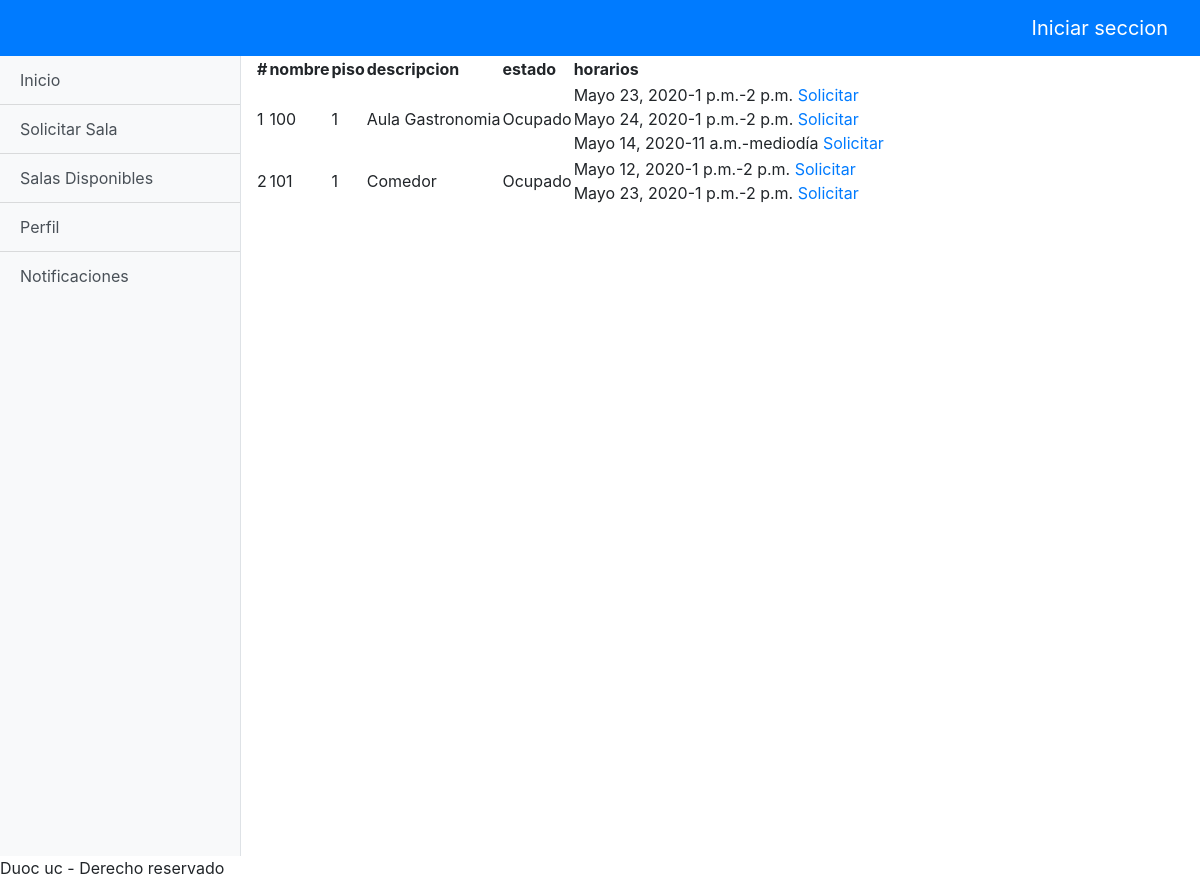
The page /salas/listadoSalas on the database its author committed.
### MantenedorSalas/models.py (models this page shows, shortened)
class Sala(models.Model):
    nombre_sala = models.CharField(max_length=30)
    piso_sala = models.IntegerField()
    descripcion_sala = models.TextField(max_length=500)
    estado_sala = models.BooleanField()
    sede =   models.CharField(max_length=30,blank=False)
    edificio  =  models.CharField(max_length=30 ,blank=False)
    disponibilidad = models.BooleanField(default=True, blank=True)

class Horario(models.Model):
    fecha = models.DateField()
    hora_inicio = models.TimeField()
    hora_termino = models.TimeField()
    sala = models.ForeignKey(Sala,on_delete=models.CASCADE,
                            null=False,blank=False,related_name='horarios')

### MantenedorSalas/views.py (the view)
# urls.py: path('listadoSalas', views.listado_salas , name='listadoSalas'),
def listado_salas(request):
    horarios = Horario.objects.all()
    salas  = Sala.objects.all()
    datos = {'salas':salas,'horarios':horarios}
    return render(request, 'app/listado_salas.html', datos)

### MantenedorSalas/templates/app/listado_salas.html (shortened to what this page needs)
{% extends 'base.html' %}
{% block content %}
    <table clase='table '>
        <thead class="thead-dark">
            <tr>
                <th>#</th>
                <th>nombre</th>
                <th>piso</th>
                <th>descripcion</th>
                <th>estado</th>
                <th>horarios</th>
            </tr>
        </thead>
        <tbody>
            {% for sala in salas %}
            <tr>
                <td>{{ sala.id }}</td>
                <td>{{sala.nombre_sala}}</td>
                <td>{{sala.piso_sala}}</td>
                <td>{{sala.descripcion_sala}}</td>
                <td>
                    {% if sala.estado_sala %}
                    <div>Disponible</div>
                    {% else %}
                    <div>Ocupado</div>
                    {% endif %}
                </td>
                <td>
                    {% for horario in horarios %}
                    {% if horario.sala_id == sala.id %}
                    <div>{{ horario.fecha}}-{{ horario.hora_inicio}}-{{ horario.hora_termino}}
                        <a  href="{% url 'registroSolicitud' id_sala=sala.id  id_horario=horario.id %}">Solicitar</a>
                    </div>
                    {% endif %}
                    {% endfor %}
                </td>
            </tr>
            {% endfor %}
        </tbody>
    </table>
            {% endblock %}

### AssistAppDC/templates/base.html (shortened to what this page needs)
{% load  static %}
<!DOCTYPE html>
<html lang="es">
<head>
    <link rel="stylesheet" href="https://stackpath.bootstrapcdn.com/bootstrap/4.4.1/css/bootstrap.min.css"
>
    <link href="{% static 'css/simple-sidebar.css' %}" rel="stylesheet">
</head>
<body>
    {% include 'app/navbar.html' %}
    <div class="d-flex" id="wrapper">
        {% include 'app/aside.html' %}
        <div id="page-content-wrapper">
            <div class="container-fluid">
                {% block content %}
                {% endblock %}
            </div>
        </div>
    </div>
     {% include 'app/footer.html' %}
</body>
</html>

### AssistAppDC/templates/app/navbar.html (shortened to what this page needs)
<nav class="navbar navbar-expand-lg navbar-dark bg-primary ">
    {% if user.authenticated %}
    <a class="navbar-brand" href="#">Cerrar seccion</a>
    {% else %}
    <a class="navbar-brand" href="{% url 'login' %}">Iniciar seccion</a>
    {% endif %}
</nav>

### AssistAppDC/templates/app/aside.html
<div class="bg-light border-right" id="sidebar-wrapper">
    <div class="list-group list-group-flush">
        <a href="{% url 'home' %}" class="list-group-item list-group-item-action bg-light">Inicio</a>
        <a href="{% url 'listadoSalas' %}" class="list-group-item list-group-item-action bg-light">Solicitar Sala</a>
        <a href="{% url 'listadoSalas' %}" class="list-group-item list-group-item-action bg-light">Salas Disponibles</a>
        <a href="#" class="list-group-item list-group-item-action bg-light">Perfil</a>
        <a href="#" class="list-group-item list-group-item-action bg-light">Notificaciones</a>
    </div>
</div>

### AssistAppDC/templates/app/footer.html
<footer>
    Duoc uc - Derecho reservado
</footer>

### static/css/simple-sidebar.css (style rules this page uses)
body { overflow-x: hidden; }
#sidebar-wrapper { min-height: 100vh; margin-left: -15rem; -webkit-transition: margin .25s ease-out; -moz-transition: margin .25s ease-out; -o-transition: margin .25s ease-out; transition: margin .25s ease-out; }
#sidebar-wrapper .list-group { width: 15rem; }
#page-content-wrapper { min-width: 100vw; }
@media (min-width: 768px) { #sidebar-wrapper { margin-left: 0; } }
@media (min-width: 768px) { #page-content-wrapper { min-width: 0; width: 100%; } }

### rows shown on the page
Sala: id "1", nombre_sala "100", piso_sala "1", descripcion_sala "Aula Gastronomia", estado_sala "Ocupado"
Horario: fecha "Mayo 23, 2020", hora_inicio "1 p.m.", hora_termino "2 p.m."
Horario: fecha "Mayo 24, 2020", hora_inicio "1 p.m.", hora_termino "2 p.m."
Horario: fecha "Mayo 14, 2020", hora_inicio "11 a.m.", hora_termino "mediodía"
Sala: id "2", nombre_sala "101", piso_sala "1", descripcion_sala "Comedor", estado_sala "Ocupado"
Horario: fecha "Mayo 12, 2020", hora_inicio "1 p.m.", hora_termino "2 p.m."
Horario: fecha "Mayo 23, 2020", hora_inicio "1 p.m.", hora_termino "2 p.m."
